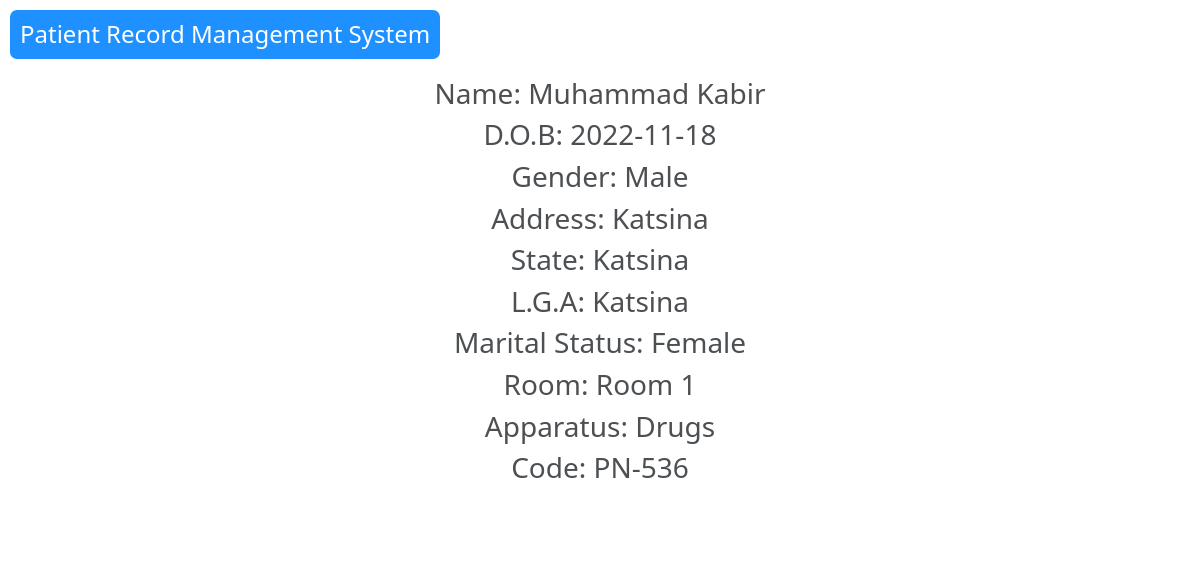
/p-details/3 (signed in), run on the app's committed database.
### core/models.py (models this page shows, shortened)
class PatientR(models.Model):
    full_name = models.CharField(max_length=100)
    dob = models.CharField(max_length=100)
    gender = models.CharField(max_length=20)
    marital = models.CharField(max_length=20)
    lga = models.CharField(max_length=100)
    addrss = models.TextField(blank=True)
    state = models.CharField(max_length=100)
    apparatus = models.CharField(max_length=100)
    room = models.CharField(max_length=100)
    code = models.CharField(max_length=1000)
    create_at = models.DateTimeField(default=datetime.now)

### core/views.py (the view)
# urls.py: path('p-details/<int:pk>', views.p_details, name='p-details'),
@login_required(login_url='login')
def p_details(request, pk):
    p = PatientR.objects.get(id=pk)
    return render(request, 'p_details.html', {'p': p})

### templates/p_details.html (shortened to what this page needs)
{% load static %}
<!DOCTYPE html>
<html lang="en">
<head>
    <link rel="stylesheet" href="{% static 'bootstraps-files/bootstrap/css/bootstrap.min.css' %}">
    <link rel="stylesheet" href="{% static 'bootstraps-files/lineawesome/css/line-awesome.min.css' %}">
    <link rel="stylesheet" href="{% static 'css/style.css' %}">
</head>
<body>
    <header class="header">
        <div class="brand">
            <h4>Patient Record Management System</h4>
        </div>
    </header>
    <div class="body">
        <h3>Name: <span>{{p.full_name}}</span></h3>
        <h3>D.O.B: <span>{{p.dob}}</span></h3>
        <h3>Gender: <span>{{p.gender}}</span></h3>
        <h3>Address: <span>{{p.addrss}}</span></h3>
        <h3>State: <span>{{p.state}}</span></h3>
        <h3>L.G.A: <span>{{p.lga}}</span></h3>
        <h3>Marital Status: <span>{{p.marital}}</span></h3>
        <h3>Room: <span>{{p.room}}</span></h3>
        <h3>Apparatus: <span>{{p.apparatus}}</span></h3>
        <h3>Code: <span>{{p.code}}</span></h3>
    </div>
</body>
</html>

### static/css/style.css (style rules this page uses)
body { background: url('/static/bg-images/patient-bg3.jpg'); background-size: cover; backdrop-filter: blur(3px); height: 100vh; }

### templates/p_details.html (style rules this page uses)
* { list-style: none; }
.header { display: flex; gap: 20px; padding: 10px; color: #fff; }
.header h4 { background-color: dodgerblue; padding: 10px; border-radius: 7px; }
.body { display: flex; flex-direction: column; align-items: center; justify-content: center; padding-bottom: 50px; background-color: #fff; opacity: .8; }
.body span { font-weight: 100; }

### data on the page
PatientR: full_name "Muhammad Kabir", dob "2022-11-18", gender "Male", addrss "Katsina", state "Katsina", lga "Katsina", marital "Female", room "Room 1", apparatus "Drugs", code "PN-536"
